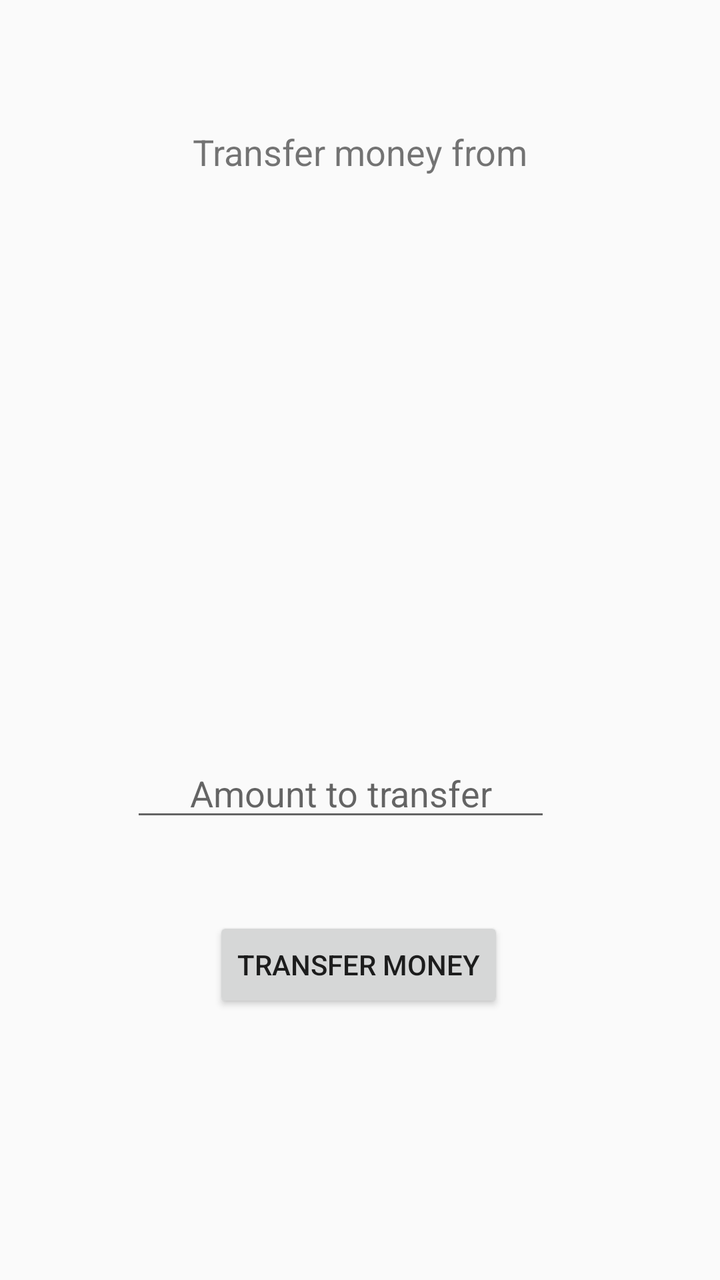
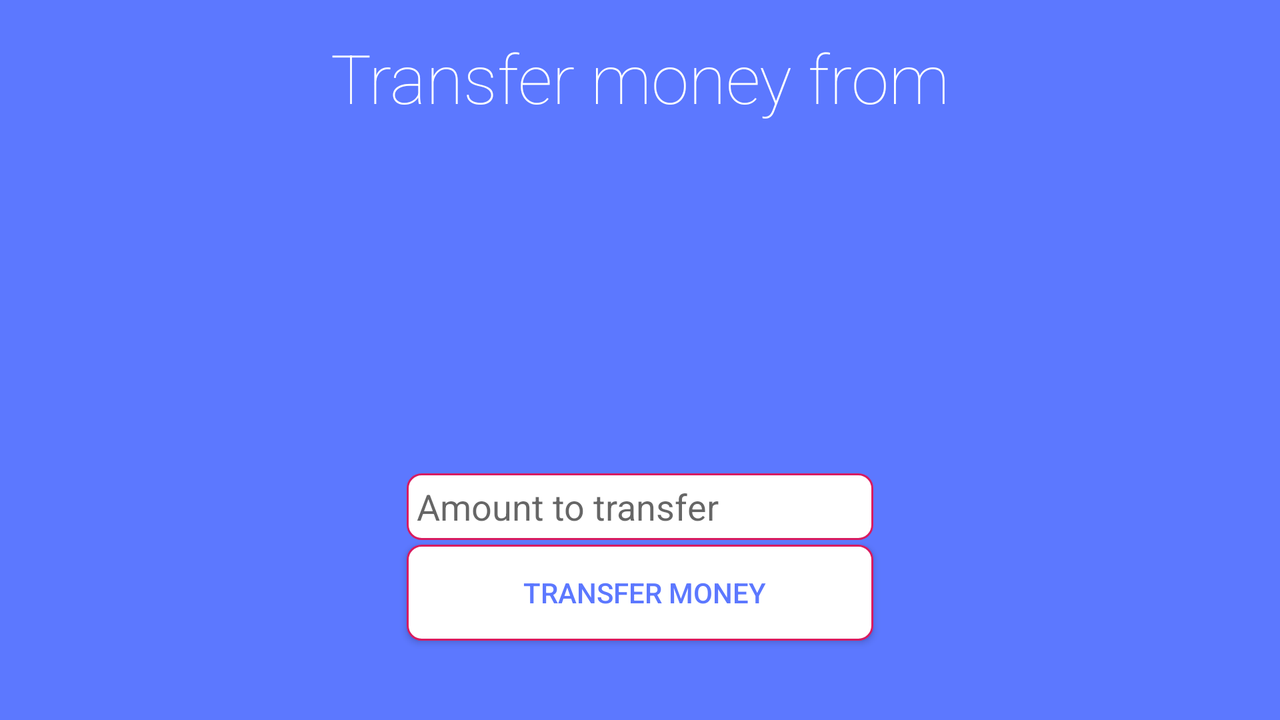

One screen, two layout resources from the same app: the default and the author's alternative for another configuration. Each is rendered where Android would select it; the XML of both is given below.
<!-- AndroidManifest.xml: application theme AppTheme.NoActionBar -->
<!-- res/layout/activity_transfer_money_accounts.xml -->
<?xml version="1.0" encoding="utf-8"?>
<android.support.constraint.ConstraintLayout xmlns:android="http://schemas.android.com/apk/res/android"
                                             xmlns:app="http://schemas.android.com/apk/res-auto"
                                             xmlns:tools="http://schemas.android.com/tools"
                                             android:layout_width="match_parent"
                                             android:layout_height="match_parent"
                                             tools:context=".Activities.TransferMoneyAccounts">

    <TextView
            android:id="@+id/textView5"
            android:layout_width="wrap_content"
            android:layout_height="wrap_content"
            android:layout_marginStart="8dp"
            android:layout_marginTop="8dp"
            android:layout_marginEnd="8dp"
            android:layout_marginBottom="8dp"
            android:text="@string/transferMoneyFrom"
            android:textSize="18sp"
            app:layout_constraintBottom_toBottomOf="parent"
            app:layout_constraintEnd_toEndOf="parent"
            app:layout_constraintStart_toStartOf="parent"
            app:layout_constraintTop_toTopOf="parent"
            app:layout_constraintVertical_bias="0.093"/>

    <Spinner
            android:id="@+id/spinnerTransferAccounts"
            android:layout_width="395dp"
            android:layout_height="wrap_content"
            android:layout_marginStart="8dp"
            android:layout_marginTop="8dp"
            android:layout_marginEnd="8dp"
            android:layout_marginBottom="8dp"
            app:layout_constraintBottom_toBottomOf="parent"
            app:layout_constraintEnd_toEndOf="parent"
            app:layout_constraintHorizontal_bias="0.0"
            app:layout_constraintStart_toStartOf="parent"
            app:layout_constraintTop_toTopOf="parent"
            app:layout_constraintVertical_bias="0.302"/>

    <TextView
            android:id="@+id/accountNameAccounts"
            android:layout_width="wrap_content"
            android:layout_height="wrap_content"
            android:layout_marginStart="8dp"
            android:layout_marginEnd="8dp"
            android:layout_marginBottom="8dp"
            app:layout_constraintBottom_toBottomOf="parent"
            app:layout_constraintEnd_toEndOf="parent"
            app:layout_constraintStart_toStartOf="parent"
            app:layout_constraintTop_toBottomOf="@+id/textView5"
            app:layout_constraintVertical_bias="0.0"/>

    <TextView
            android:id="@+id/accountBalanceAccounts"
            android:layout_width="wrap_content"
            android:layout_height="wrap_content"
            android:layout_marginStart="8dp"
            android:layout_marginEnd="8dp"
            android:layout_marginBottom="8dp"
            app:layout_constraintBottom_toBottomOf="parent"
            app:layout_constraintEnd_toEndOf="parent"
            app:layout_constraintStart_toStartOf="parent"
            app:layout_constraintTop_toBottomOf="@+id/accountNameAccounts"
            app:layout_constraintVertical_bias="0.0"/>

    <EditText
            android:id="@+id/amountTransferAccounts"
            android:layout_width="wrap_content"
            android:layout_height="wrap_content"
            android:layout_marginStart="8dp"
            android:layout_marginTop="8dp"
            android:layout_marginEnd="60dp"
            android:layout_marginBottom="8dp"
            android:ems="10"
            android:hint="@string/amountToTransfer"
            android:inputType="numberDecimal"
            android:textAlignment="center"
            app:layout_constraintBottom_toBottomOf="parent"
            app:layout_constraintEnd_toEndOf="parent"
            app:layout_constraintHorizontal_bias="0.7"
            app:layout_constraintStart_toStartOf="parent"
            app:layout_constraintTop_toTopOf="parent"
            app:layout_constraintVertical_bias="0.629"/>

    <Button
            android:id="@+id/transferMoneyAccountsBtn"
            android:layout_width="wrap_content"
            android:layout_height="wrap_content"
            android:layout_marginStart="8dp"
            android:layout_marginTop="8dp"
            android:layout_marginEnd="8dp"
            android:layout_marginBottom="8dp"
            android:text="@string/transferMoney"
            app:layout_constraintBottom_toBottomOf="parent"
            app:layout_constraintEnd_toEndOf="parent"
            app:layout_constraintHorizontal_bias="0.497"
            app:layout_constraintStart_toStartOf="parent"
            app:layout_constraintTop_toTopOf="parent"
            app:layout_constraintVertical_bias="0.782"/>
</android.support.constraint.ConstraintLayout>
<!-- resources referenced by this layout -->
<resources>
  <string name="amountToTransfer">Amount to transfer</string>
  <string name="transferMoney">Transfer money</string>
  <string name="transferMoneyFrom">Transfer money from</string>
  <style name="AppTheme.NoActionBar">
          <item name="windowActionBar">false</item>
          <item name="windowNoTitle">true</item>
      </style>
</resources>
<!-- res/layout-land/activity_transfer_money_accounts.xml (the author's variant of the layout above) -->
<!-- drawn on the phone turned sideways -->
<?xml version="1.0" encoding="utf-8"?>
<android.support.constraint.ConstraintLayout xmlns:android="http://schemas.android.com/apk/res/android"
                                             xmlns:app="http://schemas.android.com/apk/res-auto"
                                             xmlns:tools="http://schemas.android.com/tools"
                                             android:layout_width="match_parent"
                                             android:layout_height="match_parent"
                                             tools:context=".Activities.TransferMoneyAccounts"
                                             android:background="@color/backgroundBLUE">

    <Spinner
            android:id="@+id/spinnerTransferAccounts"
            android:layout_width="395dp"
            android:layout_height="wrap_content"
            android:layout_marginStart="8dp"
            android:layout_marginTop="8dp"
            android:layout_marginEnd="8dp"
            android:layout_marginBottom="8dp"
            android:background="@drawable/rounded_spinner"
            android:overlapAnchor="false"
            app:layout_constraintBottom_toBottomOf="parent"
            app:layout_constraintEnd_toEndOf="parent"
            app:layout_constraintStart_toStartOf="parent"
            app:layout_constraintTop_toTopOf="parent"
            app:layout_constraintVertical_bias="0.426"/>

    <EditText
            android:id="@+id/amountTransferAccounts"
            android:layout_width="wrap_content"
            android:layout_height="wrap_content"
            android:layout_marginStart="8dp"
            android:layout_marginTop="8dp"
            android:layout_marginBottom="8dp"
            android:ems="10"
            android:hint="@string/amountToTransfer"
            android:inputType="numberDecimal"
            android:textAlignment="viewStart"
            android:background="@drawable/rounded_edittext"
            app:layout_constraintBottom_toBottomOf="parent"
            app:layout_constraintStart_toStartOf="parent"
            app:layout_constraintTop_toTopOf="parent"
            app:layout_constraintVertical_bias="0.736" android:layout_marginEnd="8dp"
            app:layout_constraintEnd_toEndOf="parent"/>

    <Button
            android:id="@+id/transferMoneyAccountsBtn"
            android:layout_width="wrap_content"
            android:layout_height="wrap_content"
            android:layout_marginStart="8dp"
            android:layout_marginTop="8dp"
            android:layout_marginEnd="8dp"
            android:layout_marginBottom="8dp"
            android:text="@string/transferMoney"
            android:background="@drawable/rounded_button"
            app:layout_constraintBottom_toBottomOf="parent"
            app:layout_constraintEnd_toEndOf="parent"
            app:layout_constraintStart_toStartOf="parent"
            app:layout_constraintTop_toTopOf="parent"
            app:layout_constraintVertical_bias="0.893" android:textColor="@color/backgroundBLUE"/>

    <TextView
            android:layout_width="289dp"
            android:layout_height="47dp"
            android:id="@+id/accountBalanceAccounts" app:layout_constraintEnd_toEndOf="parent"
            android:layout_marginEnd="8dp"
            app:layout_constraintStart_toStartOf="parent" android:layout_marginStart="8dp"
            android:layout_marginTop="8dp" app:layout_constraintTop_toTopOf="parent"
            android:layout_marginBottom="8dp"
            android:textColor="@android:color/white"
            android:textAppearance="@style/TextAppearance.AppCompat.Display1" android:fontFamily="sans-serif-thin"
            app:layout_constraintVertical_bias="0.278"
            app:layout_constraintBottom_toBottomOf="parent"
            android:textAlignment="center" android:textSize="26sp"/>

    <TextView
            android:layout_width="290dp"
            android:layout_height="43dp"
            android:id="@+id/accountNameAccounts" app:layout_constraintEnd_toEndOf="parent"
            android:layout_marginEnd="8dp"
            app:layout_constraintStart_toStartOf="parent" android:layout_marginStart="8dp"
            android:layout_marginTop="8dp" app:layout_constraintTop_toTopOf="parent"
            android:layout_marginBottom="8dp"
            android:textColor="@android:color/white"
            android:textAppearance="@style/TextAppearance.AppCompat.Display1" android:fontFamily="sans-serif-thin"
            app:layout_constraintVertical_bias="0.153"
            app:layout_constraintBottom_toBottomOf="parent"
            android:textAlignment="center" app:layout_constraintHorizontal_bias="0.498" android:textSize="26sp"/>

    <TextView
            android:id="@+id/textView2"
            android:layout_width="wrap_content"
            android:layout_height="wrap_content"
            android:layout_marginStart="8dp"
            android:layout_marginTop="16dp"
            android:layout_marginEnd="8dp"
            android:layout_marginBottom="8dp"
            android:text="@string/transferMoneyFrom"
            android:textSize="34sp"
            app:layout_constraintBottom_toTopOf="@+id/transferMoneyBtn"
            app:layout_constraintEnd_toEndOf="parent"
            app:layout_constraintStart_toStartOf="parent"
            app:layout_constraintTop_toTopOf="parent"
            app:layout_constraintVertical_bias="0.138" android:fontFamily="sans-serif-thin"
            android:textAppearance="@style/TextAppearance.AppCompat.Display1" android:textColor="@android:color/white"/>

</android.support.constraint.ConstraintLayout>
<!-- resources referenced by the variant -->
<!-- as the phone turned sideways resolves them -->
<resources>
  <color name="backgroundBLUE">#5C78FF</color>
  <!-- drawable rounded_button (drawable) -->
  <?xml version="1.0" encoding="utf-8"?>
  <shape xmlns:android="http://schemas.android.com/apk/res/android"
         android:shape="rectangle">
      <solid android:color="#FFFFFF"/>
      <size android:height="50px" android:width="700px"/>
      <padding android:left="15px"/>
      <corners android:radius="7dp" />
      <stroke
              android:width="1dp"
              android:color="#FFD81B60"
  
      />
  
  </shape>
  <!-- drawable rounded_edittext (drawable) -->
  <?xml version="1.0" encoding="utf-8"?>
  <shape xmlns:android="http://schemas.android.com/apk/res/android"
         android:shape="rectangle">
      <solid android:color="#FFFFFF"/>
      <size android:height="100px" android:width="700px"/>
      <padding android:left="15px"/>
      <corners android:radius="7dp" />
      <stroke
              android:width="1dp"
              android:color="#FFD81B60"
  
      />
  
  </shape>
  <!-- drawable rounded_spinner (drawable) -->
  <selector xmlns:android="http://schemas.android.com/apk/res/android">
  
      <item>
  
          <layer-list>
  
              <item>
                  <color
                          android:color="@android:color/white"/>
              </item>
  
              <item>
                  <bitmap
                          android:gravity="center_vertical|right"
                          android:src="@drawable/spinner_arrow"/>
              </item>
  
          </layer-list>
  
      </item>
  
  </selector>
  <string name="amountToTransfer">Amount to transfer</string>
  <string name="transferMoney">Transfer money</string>
  <string name="transferMoneyFrom">Transfer money from</string>
  <style name="AppTheme.NoActionBar">
          <item name="windowActionBar">false</item>
          <item name="windowNoTitle">true</item>
      </style>
</resources>
